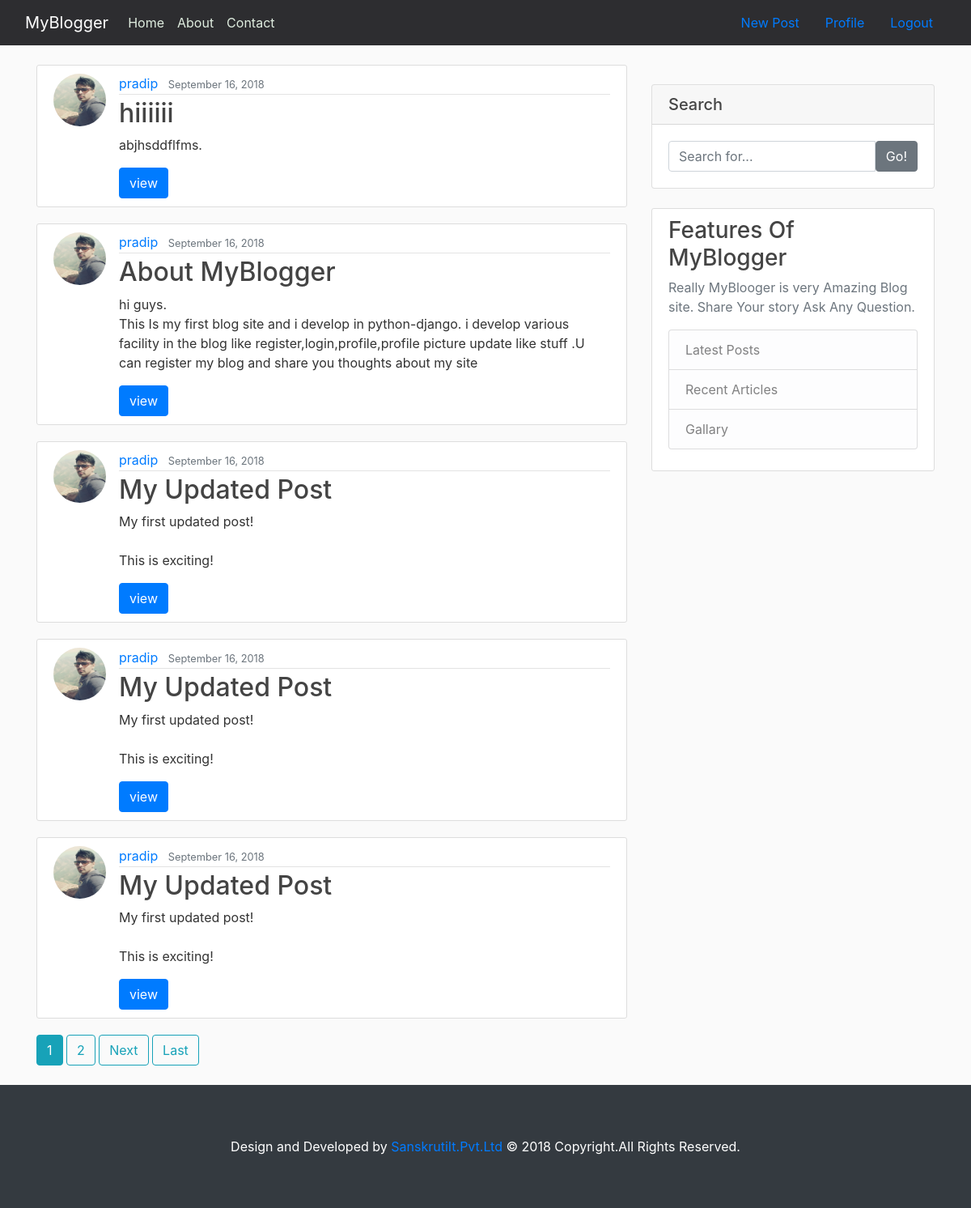
The app's page / (signed in) with its own data.
### blog/models.py (models this page shows, shortened)
class Post(models.Model):
    title = models.CharField(max_length=100)
    content = models.TextField()
    date_posted = models.DateTimeField(default=timezone.now)
    author = models.ForeignKey(User, on_delete=models.CASCADE)

### users/models.py (models this page shows, shortened)
class Profile(models.Model):
    user = models.OneToOneField(User, on_delete=models.CASCADE)
    image = models.ImageField(default='default.jpg', upload_to='profile_pics')

### blog/views.py (the view)
# urls.py: path('', PostListView.as_view(), name='blog-home'),
class PostListView(ListView):
    model = Post
    template_name = 'blog/home.html'  # <app>/<model>_<viewtype>.html
    context_object_name = 'posts'
    ordering = ['-date_posted']
    paginate_by = 5

### blog/templates/blog/home.html (shortened to what this page needs)
{% extends "blog/base.html" %}
{% block content %}
    {% for post in posts %}
        <article class="media content-section">
          <img class="rounded-circle article-img" src="{{ post.author.profile.image.url }}">
          <div class="media-body">
            <div class="article-metadata">
              <a class="mr-2" class = text-color-red href="{% url 'user-posts' post.author.username %}">{{ post.author }}</a>
              <small class="text-muted">{{ post.date_posted|date:"F d, Y" }}</small>
            </div>
            <h2>{{ post.title }}</a></h2>
            <p class="article-content">{{ post.content }}</p>
            <a href="{% url 'post-detail' post.id %}" class="btn btn-primary">view</a>
        </div>
        </article>
    {% endfor %}
    {% if is_paginated %}
     {% for num in page_obj.paginator.page_range %}
       {% if page_obj.number == num %}
         <a class="btn btn-info mb-4" href="?page={{ num }}">{{ num }}</a>
       {% elif num > page_obj.number|add:'-3' and num < page_obj.number|add:'3' %}
         <a class="btn btn-outline-info mb-4" href="?page={{ num }}">{{ num }}</a>
       {% endif %}
     {% endfor %}
     {% if page_obj.has_next %}
       <a class="btn btn-outline-info mb-4" href="?page={{ page_obj.next_page_number }}">Next</a>
       <a class="btn btn-outline-info mb-4" href="?page={{ page_obj.paginator.num_pages }}">Last</a>
     {% endif %}
   {% endif %}
{% endblock content %}

### static/css/main.css (style rules this page uses)
body { background: #fafafa; color: #333333; margin-top: 5rem; }
h1, h2, h3, h4, h5, h6 { color: #444444; }
.content-section { background: #ffffff; padding: 10px 20px; border: 1px solid #dddddd; border-radius: 3px; margin-bottom: 20px; }
.article-content { white-space: pre-line; }
.article-img { height: 65px; width: 65px; margin-right: 16px; }
.article-metadata { padding-bottom: 1px; margin-bottom: 4px; border-bottom: 1px solid #e3e3e3 }

### records on screen
Post: author.profile.image (picture), author "pradip", date_posted "September 16, 2018", title "hiiiiii", content "abjhsddflfms."
Post: author.profile.image (picture), author "pradip", date_posted "September 16, 2018", title "About MyBlogger", content "hi guys. This Is my first blog site and i develop in python-django. i develop various facility in the blog like register,login,profile,profile picture update like stuff .U can register my blog and share you thoughts about my site"
Post: author.profile.image (picture), author "pradip", date_posted "September 16, 2018", title "My Updated Post", content "My first updated post! This is exciting!"
Post: author.profile.image (picture), author "pradip", date_posted "September 16, 2018", title "My Updated Post", content "My first updated post! This is exciting!"
Post: author.profile.image (picture), author "pradip", date_posted "September 16, 2018", title "My Updated Post", content "My first updated post! This is exciting!"

### other values on screen
{{ num }} "1"
{{ num }} "2"
